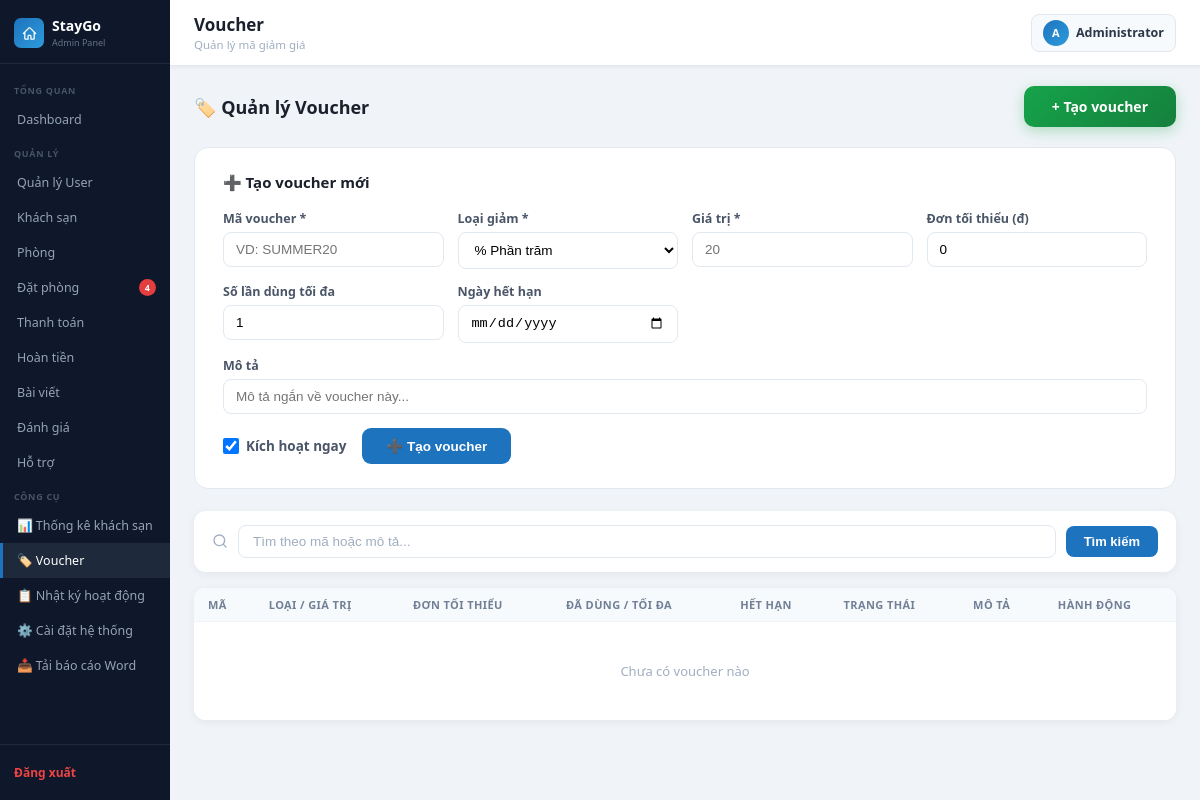
The app's page /admin_lvhuy_kontum/vouchers.php (signed in), older data.
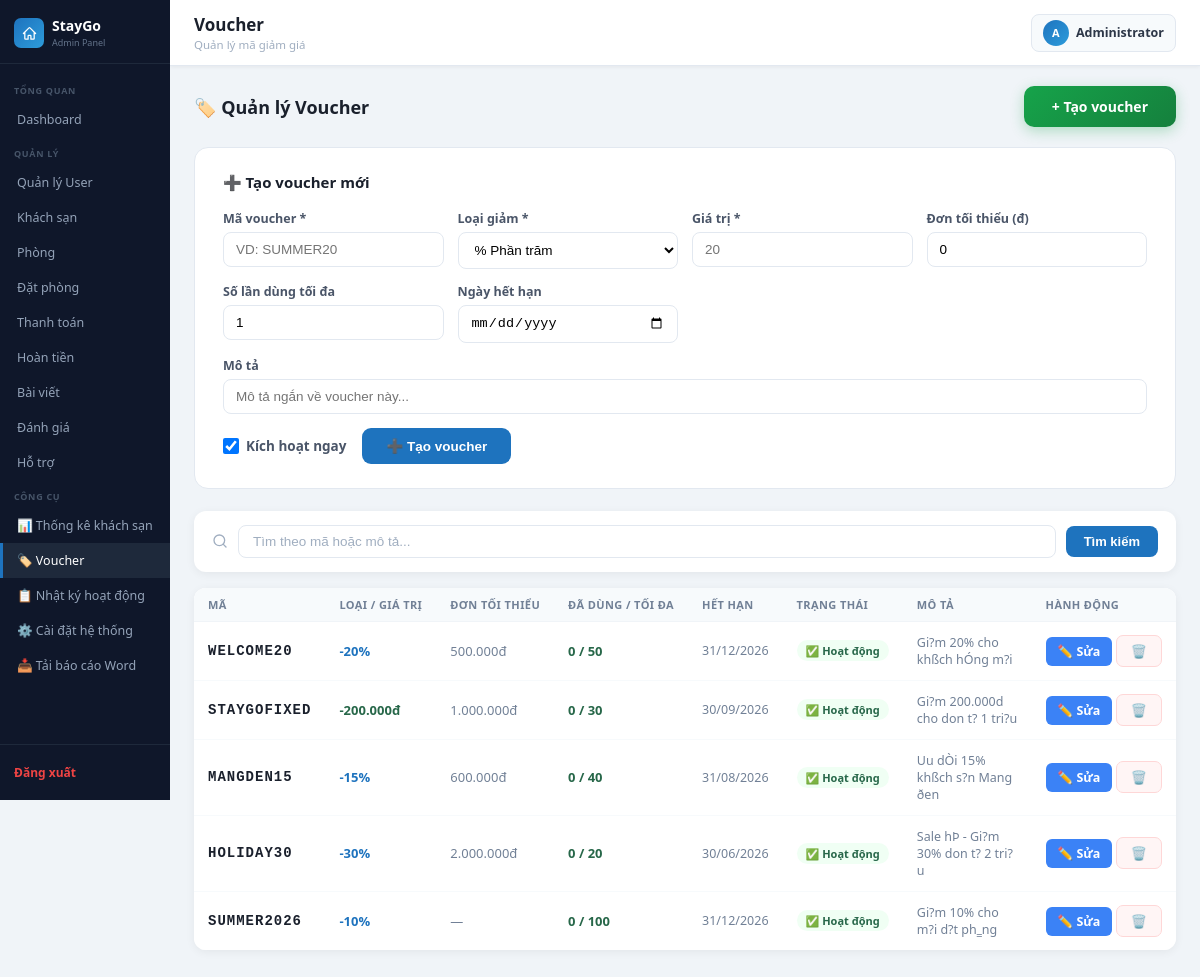
The same page, newer data.
### tables this page shows
CREATE TABLE `vouchers` (
  `id` int(11) NOT NULL,
  `code` varchar(30) NOT NULL,
  `type` enum('percent','fixed') NOT NULL DEFAULT 'percent',
  `value` decimal(10,2) NOT NULL DEFAULT 0.00,
  `min_order` decimal(10,2) NOT NULL DEFAULT 0.00,
  `max_uses` int(11) NOT NULL DEFAULT 1,
  `used_count` int(11) NOT NULL DEFAULT 0,
  `expires_at` date DEFAULT NULL,
  `is_active` tinyint(1) NOT NULL DEFAULT 1,
  `description` varchar(255) DEFAULT NULL,
  `created_at` timestamp NOT NULL DEFAULT current_timestamp()
);

### admin_lvhuy_kontum/vouchers.php (the view, shortened to what the changed rows need)
<?php
include("../config/database.php");
$search   = trim($_GET['search'] ?? '');
$per_page = 12;
$page     = max(1, (int)($_GET['p'] ?? 1));
$where    = $search ? "WHERE code LIKE '%" . $conn->real_escape_string($search) . "%' OR description LIKE '%" . $conn->real_escape_string($search) . "%'" : '';
$total    = $conn->query("SELECT COUNT(*) as c FROM vouchers $where")->fetch_assoc()['c'];
$tot_pgs  = max(1, (int)ceil($total / $per_page));
$page     = min($page, $tot_pgs);
$offset   = ($page - 1) * $per_page;
$rows     = $conn->query("SELECT * FROM vouchers $where ORDER BY created_at DESC LIMIT $per_page OFFSET $offset");
$page_title    = 'Voucher';
include("../includes/admin_header.php");
?>
<div class="page-header">
    <h2>🏷️ Quản lý Voucher</h2>
</div>
<div class="section-card">
    <table>
        <thead>
            <tr>
                <th>Mã</th>
                <th>Loại / Giá trị</th>
                <th>Đơn tối thiểu</th>
                <th>Đã dùng / Tối đa</th>
                <th>Hết hạn</th>
                <th>Trạng thái</th>
                <th>Mô tả</th>
                <th>Hành động</th>
            </tr>
        </thead>
        <tbody>
        <?php if ($rows->num_rows === 0): ?>
            <tr><td colspan="8" style="text-align:center;color:#a0aec0;padding:40px">Chưa có voucher nào</td></tr>
        <?php else: ?>
        <?php while ($row = $rows->fetch_assoc()):
            $expired  = $row['expires_at'] && strtotime($row['expires_at']) < strtotime('today');
            $depleted = $row['used_count'] >= $row['max_uses'];
            $active   = $row['is_active'] && !$expired && !$depleted;
        ?>
            <tr>
                <td style="font-family:monospace;font-weight:800;font-size:14px;color:#1a202c;letter-spacing:1px">
                    <?= htmlspecialchars($row['code']) ?>
                </td>
                <td>
                    <?php if ($row['type'] === 'percent'): ?>
                        <span style="font-weight:700;color:#1e73be">-<?= number_format($row['value'], 0) ?>%</span>
                    <?php else: ?>
                        <span style="font-weight:700;color:#276749">-<?= number_format($row['value'], 0, ',', '.') ?>đ</span>
                    <?php endif; ?>
                </td>
                <td style="color:#718096"><?= $row['min_order'] > 0 ? number_format($row['min_order'], 0, ',', '.') . 'đ' : '—' ?></td>
                <td>
                    <span style="font-weight:700;color:<?= $depleted ? '#c53030' : '#276749' ?>">
                        <?= $row['used_count'] ?> / <?= $row['max_uses'] ?>
                    </span>
                </td>
                <td style="font-size:12.5px;color:<?= $expired ? '#c53030' : '#718096' ?>">
                    <?= $row['expires_at'] ? date('d/m/Y', strtotime($row['expires_at'])) : '∞ Không hết hạn' ?>
                </td>
                <td>
                    <a href="vouchers.php?toggle=<?= $row['id'] ?>" style="text-decoration:none">
                        <span class="status-badge" style="color:<?= $active ? '#276749' : '#c53030' ?>;background:<?= $active ? '#f0fff4' : '#fff5f5' ?>;cursor:pointer">
                            <?= $active ? '✅ Hoạt động' : '⏸ Tắt' ?>
                        </span>
                    </a>
                </td>
                <td style="font-size:12.5px;color:#718096;max-width:180px"><?= htmlspecialchars(mb_substr($row['description'] ?? '', 0, 50)) ?></td>
                <td style="white-space:nowrap">
                    <a href="vouchers.php?edit=<?= $row['id'] ?>" class="btn btn-edit">✏️ Sửa</a>
                    <a href="vouchers.php?delete=<?= $row['id'] ?>"
                       class="btn btn-delete"
                       onclick="return confirm('Xóa voucher <?= htmlspecialchars(addslashes($row['code'])) ?>?')">🗑️</a>
                </td>
            </tr>
        <?php endwhile; ?>
        <?php endif; ?>
        </tbody>
    </table>
</div>
<?php include("../includes/admin_footer.php"); ?>

### includes/admin_header.php (shortened to what the changed rows need)
<?php
$pending_count = isset($conn)
    ? $conn->query("SELECT COUNT(*) as t FROM bookings WHERE status='pending'")->fetch_assoc()['t']
    : 0;
$current_page = basename($_SERVER['PHP_SELF']);
?>
<!DOCTYPE html>
<html lang="vi">
<head>
    <link rel="stylesheet" href="/tour_khach_san_project/assets/css/admin.css">
</head>
<body>
<div class="admin-wrapper">
<aside class="sidebar">
    <div class="sidebar-brand">
        <div>
            <h2>StayGo</h2>
        </div>
    </div>
    <nav class="sidebar-menu">
        <a href="/tour_khach_san_project/admin_lvhuy_kontum/bookings.php"
           class="<?= $current_page === 'bookings.php' ? 'active' : '' ?>">
            Đặt phòng
            <?php if($pending_count > 0): ?>
                <span class="sidebar-badge"><?= $pending_count ?></span>
            <?php endif; ?>
        </a>
    </nav>
</aside>
<div class="main">
    <div class="topbar">
        <div class="topbar-left">
            <h1><?= $page_title ?? 'Admin' ?></h1>
        </div>
    </div>
    <div class="content">

Row changes from the older to the newer data that the page shows:
added vouchers: code "WELCOME20", value "20", min_order "500.000", used_count "0", max_uses "50", expires_at "31/12/2026", is_active "✅ Hoạt động", description "Gi?m 20% cho khßch hÓng m?i"
added vouchers: code "STAYGOFIXED", value "200.000", min_order "1.000.000", used_count "0", max_uses "30", expires_at "30/09/2026", is_active "✅ Hoạt động", description "Gi?m 200.000d cho don t? 1 tri?u"
added vouchers: code "MANGDEN15", value "15", min_order "600.000", used_count "0", max_uses "40", expires_at "31/08/2026", is_active "✅ Hoạt động", description "Uu dÒi 15% khßch s?n Mang ðen"
added vouchers: code "HOLIDAY30", value "30", min_order "2.000.000", used_count "0", max_uses "20", expires_at "30/06/2026", is_active "✅ Hoạt động", description "Sale hÞ - Gi?m 30% don t? 2 tri?u"
added vouchers: code "SUMMER2026", value "10", used_count "0", max_uses "100", expires_at "31/12/2026", is_active "✅ Hoạt động", description "Gi?m 10% cho m?i d?t ph‗ng"
Text that changed along with them:
$pending_count: "4" → (not shown)
text no longer shown: "Chưa có voucher nào"
